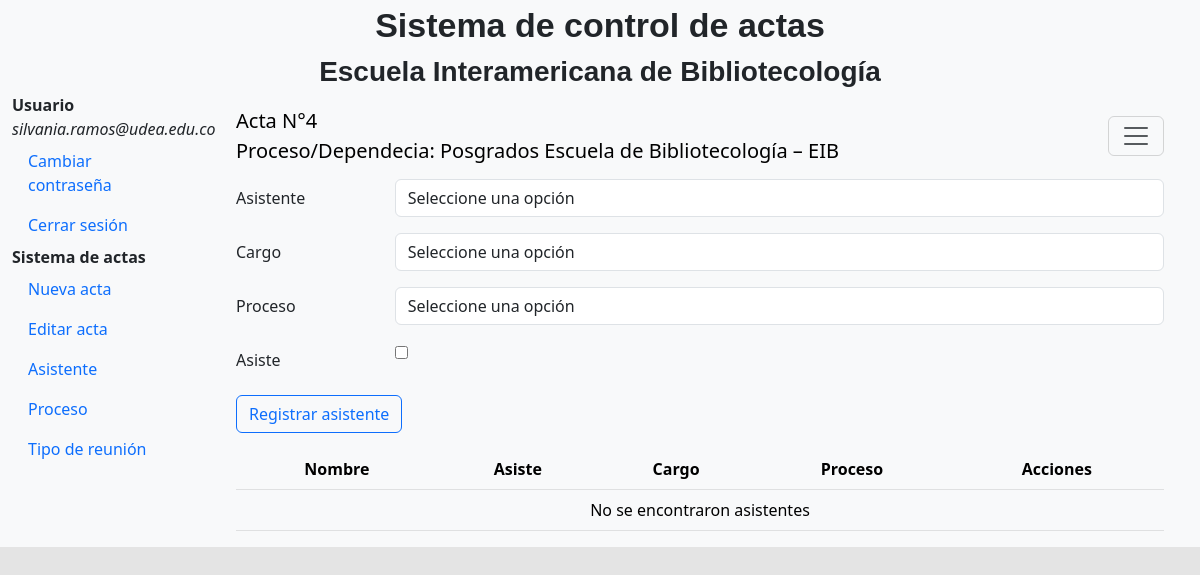
The page /app_registro/RegistroUsuariosConfirmacion/11/12/4/ (signed in) on the database as committed earlier.
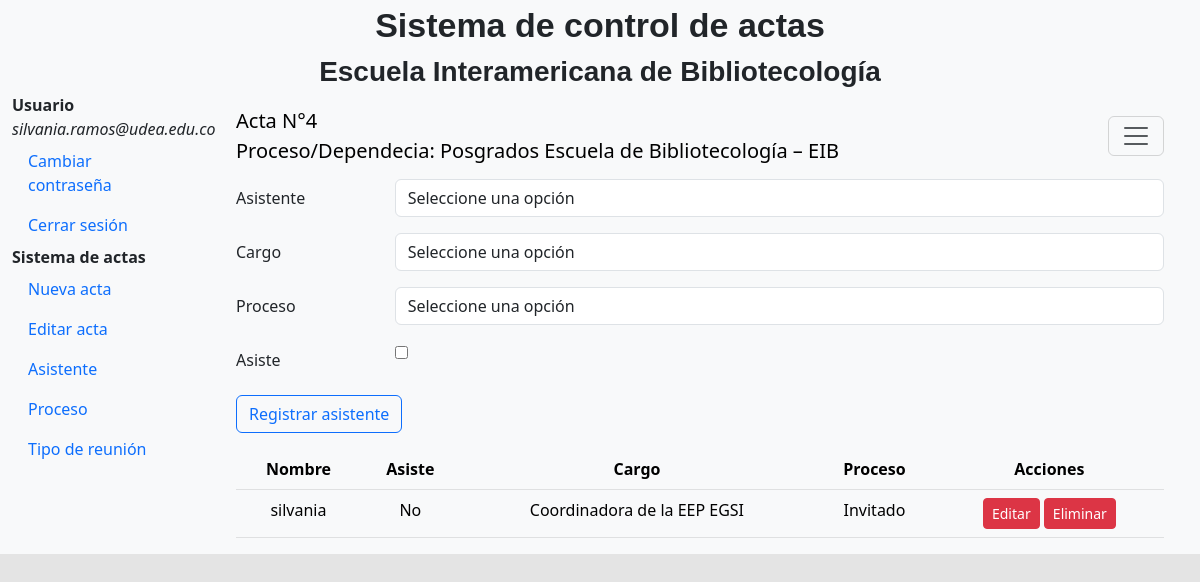
The same page on the database as committed later.
### app_registro/models.py (models this page shows, shortened)
class Confirmation(models.Model):
    user_id = models.ForeignKey(User,on_delete =models.CASCADE,verbose_name="Usuario")
    act_id = models.ForeignKey(Act,on_delete =models.CASCADE)
    asset = models.BooleanField(null=True, default=None)
    job_position = models.ForeignKey(Job, on_delete=models.SET_NULL, blank=True, null=True)
    process = models.ForeignKey(Process,on_delete =models.CASCADE,null=True, default=None)
    approved = models.BooleanField(null=True, default=False)

class User(models.Model):
    name = models.CharField(max_length=200, default=None)
    mail = models.CharField(max_length=200,null=True,default=None)
    num_id = models.IntegerField(default=None)

class Job(models.Model):
    name_job = models.CharField(max_length=200)
    description = models.CharField(max_length=200,null=True, default=None)
    def __str__(self):
        return str(self.name_job)

class Process(models.Model):
    name = models.CharField(max_length=200,null=True, default=None)
    def __str__(self):
        return str(self.name)

### app_registro/views.py (the view)
# urls.py: path('RegistroUsuariosConfirmacion/<int:act_id>/<str:act_proceso>/<int:act_ident>/', views.RegisterUserConfirmation, name='RegistroUserconfirmation'),
@login_required
def RegisterUserConfirmation(request,act_id,act_proceso,act_ident):
    if request.method == 'POST':
        formuser = RegisterFormUserConfirmation(request.POST)
        if formuser.is_valid():
            user_id = formuser.cleaned_data['user_id']  # Obtener el ID del usuario del formulario
            existing_confirmation = Confirmation.objects.filter(act_id=act_id, user_id=user_id).first()
            if existing_confirmation:
                messages.error(request, 'el usuario ya se encuentra registrado')
                url_redireccion = reverse('RegistroUserconfirmation' , kwargs={'act_id': act_id, 'act_proceso': act_proceso, 'act_ident': act_ident})
                return redirect(url_redireccion)
            confirmacion = formuser.save(commit=False)
            confirmacion.save()
            url_redireccion = reverse('RegistroUserconfirmation' , kwargs={'act_id': act_id, 'act_proceso': act_proceso, 'act_ident': act_ident})
            return redirect(url_redireccion)
    else:
        formuser = RegisterFormUserConfirmation()
    confimaciones = Confirmation.objects.filter(act_id=act_id)
    proceso = Dependece.objects.get(cod=act_proceso)
    context = {
    'form': formuser,
    'act_id': act_id,
    'act_proceso': act_proceso,
    'act_ident': act_ident,
    'confimaciones':confimaciones,
    'proceso': proceso,
    }
    return render(request, 'app_registro/formulario2.html', context)

### app_registro/forms.py
class RegisterFormUserConfirmation(forms.ModelForm):
    class Meta:
        model = Confirmation
        fields = "__all__"
        widgets = {
            'asset': forms.CheckboxInput(),
        }
    def __init__(self, *args, **kwargs):
        super().__init__(*args, **kwargs)
        self.fields['job_position'].required = False
        user = User.objects.values_list('pk','name')
        self.fields['user_id'].choices = user
        job = Job.objects.values_list('pk', 'name_job')
        self.fields['job_position'].choices = job
        proceso = Process.objects.values_list('pk', 'name')
        self.fields['process'].choices = proceso

### Templates/app_registro/formulario2.html (shortened to what this page needs)
{% extends 'base.html' %}
{% load static %}
    {% block content %}
    <main class="col-md-9 ms-sm-auto col-lg-10 px-md-4">
      <nav class="navbar bg-body-tertiary ">
        <div class="container-fluid">
          <a class="navbar-brand" href="#">
            <div>
              <label>Acta N°{{ act_ident }} </label>
              </div>
              <div>
              <label>Proceso/Dependecia: {{ proceso.name }}</label>
              </div>
            </a>
          <button class="navbar-toggler" type="button" data-bs-toggle="offcanvas" data-bs-target="#offcanvasNavbar" aria-controls="offcanvasNavbar" aria-label="Toggle navigation">
            <span class="navbar-toggler-icon"></span>
          </button>
        </div>
      </nav>
      <form method="post" id="myForm">
          <div class="container-fluid">
            <div class="mb-3 row">
              <label class="col-sm-2 col-form-label">Asistente</label>
              <div class="col-sm-10">
                <select name="user_id" id="user_id" class="form-control" required>
                  <option value="">Seleccione una opción</option>
                </select>
              </div>
            </div>
            <div  class="mb-3 row">
              <label class="col-sm-2 col-form-label">Cargo</label>
              <div class="col-sm-10">
                <select name="job_position" id="job_position" class="form-control">
                  <option value="">Seleccione una opción</option>
                </select>
              </div>
            </div>
            <div class="mb-3 row">
              <label class="col-sm-2 col-form-label">Proceso</label>
              <div class="col-sm-10">
                <select name="process" id="process" class="form-control">
                  <option value="">Seleccione una opción</option>
                </select>
              </div>
            </div>
            <div class="mb-3 row">
              <label class="col-sm-2 col-form-label">Asiste</label>
              <div class="col-sm-10">
                <input type="checkbox" name="asset" id="asset" >
              </div>
            </div>
            <div class="mb-3 ">
              <div class="col-auto mx-auto">
                <button type="submit" class="btn btn-outline-primary" >Registrar asistente</button>
              </div>
            </div>
          </div>
            <div class="container-fluid">
              <table class="table table-light text-center">
                <thead>
                  <tr>
                    <th>Nombre</th>
                    <th>Asiste</th>
                    <th>Cargo</th>
                    <th>Proceso</th>
                    <th>Acciones</th>
                  </tr>
                </thead>
                <tbody>
                  {% for user in confimaciones %}
                    <tr>
                      <td>{{ user.user_id.name}}</td>
                      <td>
                        {% if user.asset == True %}
                            Sí
                        {% elif user.asset == False %}
                            No
                        {% else %}
                            No registrado
                        {% endif %}
                    </td>
                      <td>{{ user.job_position }}</td>
                      <td>{{ user.process}}</td>
                      <td>
                        <a href="{% url 'EditarRegistroUsuariosConfirmacion' user.id act_id act_proceso act_ident%}" class="btn btn-danger btn-sm">Editar</a>
                        <a href="{% url 'eliminar_RegistroUsuariosConfirmacion' user.id act_id act_proceso act_ident%}" class="btn btn-danger btn-sm delete-typemeet" data-typemeet-id="{{ user.id }}">Eliminar</a>
                      </td>
                    </tr>
                  {% empty %}
                    <tr>
                      <td colspan="5">No se encontraron asistentes</td>
                    </tr>
                  {% endfor %}
                </tbody>
              </table>
            </div>
      </form>
    </main>
    {% endblock %}

Rows that differ between the two databases and show on the page:
added Confirmation: user_id.name "silvania", asset "No", job_position "Coordinadora de la EEP EGSI", process "Invitado"
Other text that changed with them:
text no longer shown: "No se encontraron asistentes"
